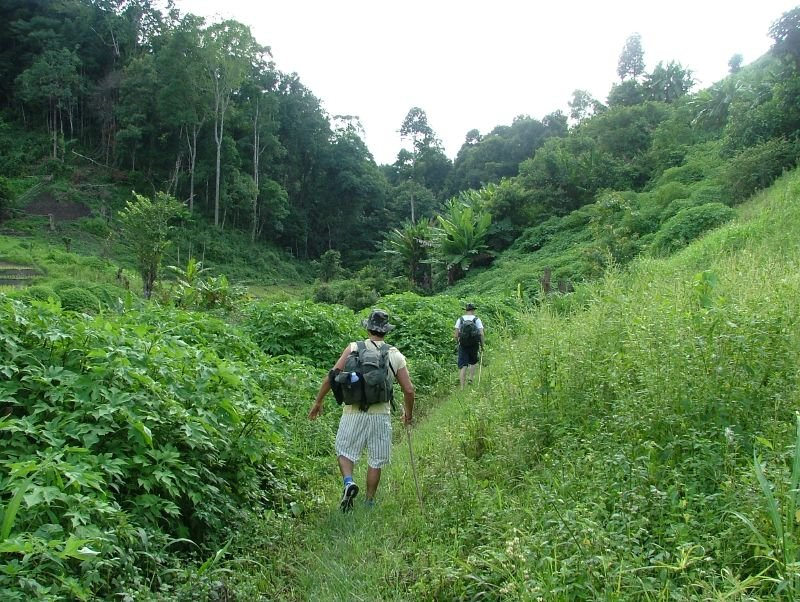
#> input picture template matching image/1/original.jpg, 800 x 602 px, given in place of forest_10000_mask.jpg, which was not available
$ jupyter execute scene_completion.ipynb
#> lines starting #> are read from the running program, lines starting #| are printed output that depends on the picture; after the words box and inside, x2 and y2 are one past the last pixel; in counts of white or black regions, pixels touching at a corner belong together; pictures that were not available may be replaced by others from this repository, and a replacement may not be noted
[cell 1]
import numpy as np
from scipy.sparse import linalg as linalg
from scipy.sparse import lil_matrix as lil_matrix
import cv2
from matplotlib import pyplot as plt
import math

# code for different areas in pictire
MASK = 0
BOUNDRY = 1
OUTSIDE = 2

# [67 lines left out: functions in_mask, get_nearby_locations, in_boundry, point_location, Laplacian, not called in this run]


def mask_location(mask):
    '''
    Get all location that in the mask region
    '''
    x, y = np.nonzero(mask)
    return list(zip(x, y))


def get_templete_coordinate(mask, coef = 1.2):
    '''
    Function to get the template coordinate according to the mask

    Para
    mask: A normalized mask image

    coef: To determain the size of templete

    Return
    The four coordinaates
    '''
    mask_height, mask_width = mask.shape

    x, y = np.nonzero(mask)
    x_min = np.min(x)
    x_max = np.max(x)
    y_min = np.min(y)
    y_max = np.max(y)

    x_mid = (x_max + x_min) / 2
    y_mid = (y_max + y_min) / 2

    # Get d = max - min
    # coef * d to determain the size of templete
    w = x_max - x_min
    h = y_max - y_min
    w = coef * w
    h = coef * h

    x_min = np.max([x_mid - w/2, 0])
    x_max = np.min([x_mid + w/2, mask_width])
    y_min = np.max([y_mid - h/2, 0])
    y_max = np.min([y_mid + h/2, mask_height])

    return int(x_min), int(x_max), int(y_min), int(y_max)


# Create the A sparse matrix
def poisson_sparse_matrix(points):
    '''
    Create a sparse A matrix
    '''
    # N = number of points in mask
    N = len(points)
    A = lil_matrix((N,N))

    for i,index in enumerate(points):
        A[i,i] = 4

        for x in get_nearby_locations(index):
            if x not in points:
                continue
            j = points.index(x)
            A[i,j] = -1

    return A


def process(source, target, mask):
    locations = mask_location(mask)
    N = len(locations)
    # Create poisson A matrix. Contains mostly 0's, some 4's and -1's
    A = poisson_sparse_matrix(locations)

    # Create B matrix
    b = np.zeros(N)
    for i,location in enumerate(locations):
        # bi is the div of each point in mask
        b[i] = Laplacian(source, location)

        # if mask point is on the boundry
        # add the constrain of target image
        if point_location(location, mask) == BOUNDRY:
            for pt in get_nearby_locations(location):
                if in_mask(pt,mask) == False:
                    b[i] += target[pt]

    x = linalg.cg(A, b)
    # Copy target photo, make sure as int
    composite = np.copy(target).astype(int)
    # Place new intensity on target at given index
    for i,location in enumerate(locations):
        composite[location] = x[0][i]
    return composite


def normalize_mask(mask_img):
    # Normalize mask to range [0,1]
    mask = mask_img.astype(np.float64) / 255.
    # Make mask binary
    mask[mask != 1] = 0
    mask[mask != 0] = 1

    # Trim to one channel
    mask = mask[:,:,0]

    return mask


def poission_blending(source_img, target_img, mask):
    num_channels = source_img.shape[-1]

    temp = []
    for i in range(num_channels):
        result = process(source_img[:,:,i], target_img[:,:,i], mask)
        temp.append(result)
        print(f"Finish channel {i}")
    # Merge the channels back into one image
    result = cv2.merge((temp[0], temp[1], temp[2]))

    # Write result
    return result


def template_matching(original_img, matching_img, mask, show_matching_part = False):
    '''
    Function to perform template matching

    Args:

    original_img: The RGB original image with mask

    matching_img: The RGB matching image

    mask: 2_D Normal mask for orginal image. The unwanted region is labelled as 1

    show_matching_part: True will show the best matching patch (rectangle) in the matching image

    Return

    best_matching: The area in the matching_img such that best matches the template

    template_in_original: template region in the original image

    template_mask: Because the orginal image has mask. we do not want the mask region
                   in the template affect the similar score

    '''

    x_min, x_max, y_min, y_max = get_templete_coordinate(mask, coef=1.5)

    # read the matching image
    matching_img_gray = cv2.cvtColor(matching_img, cv2.COLOR_RGB2GRAY)

    # read the orginal image with mask
    original_img_gray = cv2.cvtColor(original_img, cv2.COLOR_RGB2GRAY)

    # Get the template
    template = original_img_gray[x_min:x_max, y_min:y_max]

    # Get the mask for template
    template_mask = (mask == 0).astype(np.uint8)
    template_mask = template_mask[x_min:x_max, y_min:y_max]

    # Do the template matching
    res = cv2.matchTemplate(matching_img_gray, template, cv2.TM_SQDIFF, mask = template_mask)

    (h, w) = template.shape

    # show the similarity
    print(np.min(res))

    # if want to see the matching patch in the matching image
    # show the rectangle patch in the matching image
    loc = np.where(res == np.min(res))
    for pt in zip(*loc[::-1]):
        if show_matching_part == True:
            cv2.rectangle(matching_img, pt, (pt[0] + w, pt[1] + h), (0, 255, 255), 2)
            plt.imshow(matching_img)

    best_matching = matching_img[pt[1]:pt[1] + h,pt[0]:pt[0] + w]
    template_in_original = original_img[x_min:x_max, y_min:y_max]

    return best_matching, template_in_original, template_mask

# [6 lines left out: function three_dimention_mask, not called in this run]

def enlarge_mask(mask):
    larger_mask = np.zeros_like(mask)
    x, y = np.nonzero(mask)
    x_min = math.floor(np.min(x)) - 1
    x_max = math.ceil(np.max(x)) + 2
    y_min = math.floor(np.min(y)) - 1
    y_max = math.ceil(np.max(y)) + 2
    larger_mask[x_min:x_max, y_min:y_max] = 1
    # print(x_min, x_max, y_min, y_max)


    return larger_mask

def impaint(original_img, mask, blending_img):
    x_min, x_max, y_min, y_max = get_templete_coordinate(mask, coef=1.5)
    original_img[x_min:x_max, y_min:y_max] = blending_img
    return original_img

[cell 2]
# First do template matching
mask = cv2.imread("scene completion image/2/forest_10000_mask.jpg")
#> mask is the input picture: shape (602, 800, 3); mean B, G, R 89.5, 130.4, 99.1
mask = normalize_mask(mask)
#> in normalize_mask, `mask = mask[:,:,0]`:
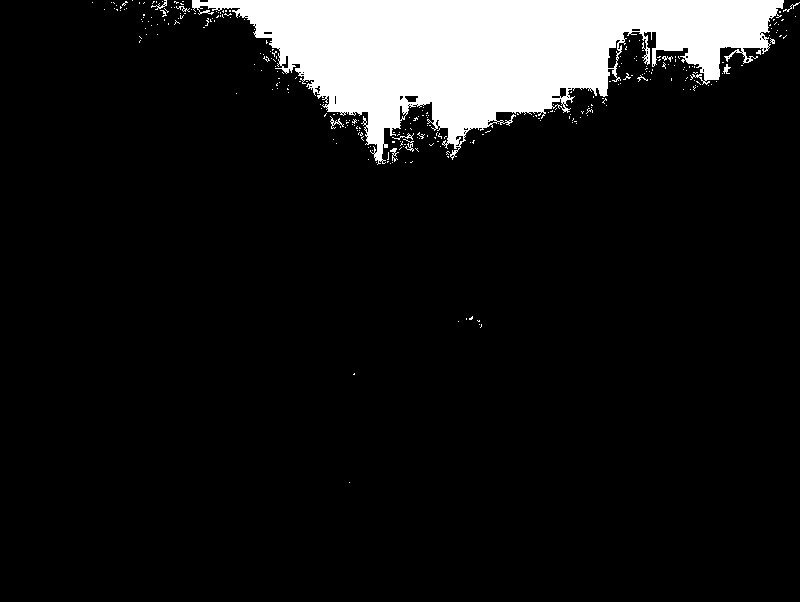
#> mask: shape (602, 800) float64; values 0 (black) and 1 (white), 10% white; 290 white regions (279 under 20 px), largest, box (x1, y1, x2, y2) and area: (192, 0, 784, 165) 47000, (330, 116, 344, 129) 51, (390, 148, 399, 162) 48

matching_img = cv2.imread("scene completion image/2/matching.jpg")
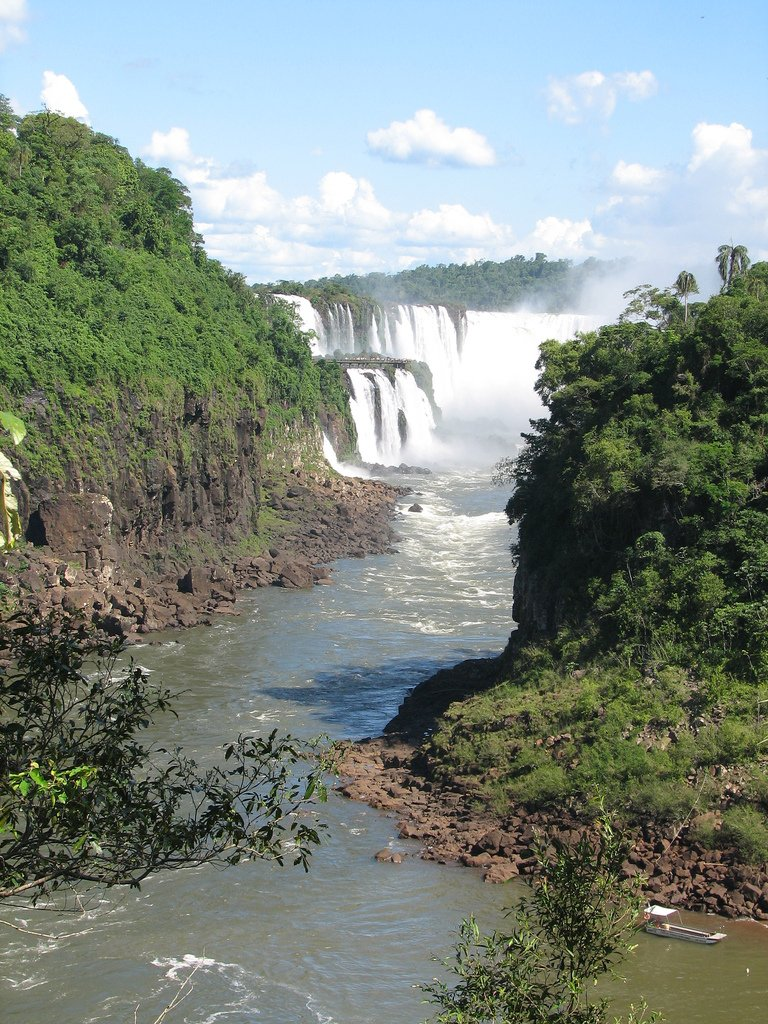
#> input picture template matching image/1/matching.jpg, 768 x 1024 px, found by its file name
#> matching_img is the input picture: shape (1024, 768, 3); mean B, G, R 129.1, 136.9, 126.4
matching_img = cv2.cvtColor(matching_img, cv2.COLOR_BGR2RGB)

original_img = cv2.imread("scene completion image/2/forest_10000.jpg")
original_img = cv2.cvtColor(original_img, cv2.COLOR_BGR2RGB)

best_matching, template_in_original, template_mask = template_matching(original_img, matching_img, mask)
#> in get_templete_coordinate, `x_min = np.min(x)`: x_min = 0
#> in get_templete_coordinate, `x_max = np.max(x)`: x_max = 482
#> in get_templete_coordinate, `y_min = np.min(y)`: y_min = 92
#> in get_templete_coordinate, `y_max = np.max(y)`: y_max = 799
#> in get_templete_coordinate, `x_mid = (x_max + x_min) / 2`: x_mid = 241
#> in get_templete_coordinate, `y_mid = (y_max + y_min) / 2`: y_mid = 445.5
#> in get_templete_coordinate, `w = x_max - x_min`: w = 482
#> in get_templete_coordinate, `h = y_max - y_min`: h = 707
#> in get_templete_coordinate, `w = coef * w`: w = 723
#> in get_templete_coordinate, `h = coef * h`: h = 1060.5
#> in get_templete_coordinate, `x_max = np.min([x_mid + w/2, mask_width])`: x_max = 602.5
#> in get_templete_coordinate, `y_min = np.max([y_mid - h/2, 0])`: y_min = 0
#> in get_templete_coordinate, `y_max = np.min([y_mid + h/2, mask_height])`: y_max = 602
#> in template_matching, `x_min, x_max, y_min, y_max = get_templete_coordinate(mask, coef=1.5)`: x_min = 0; x_max = 602; y_min = 0; y_max = 602
#> in template_matching, `matching_img_gray = cv2.cvtColor(matching_img, cv2.COLOR_RGB2GRAY)`:
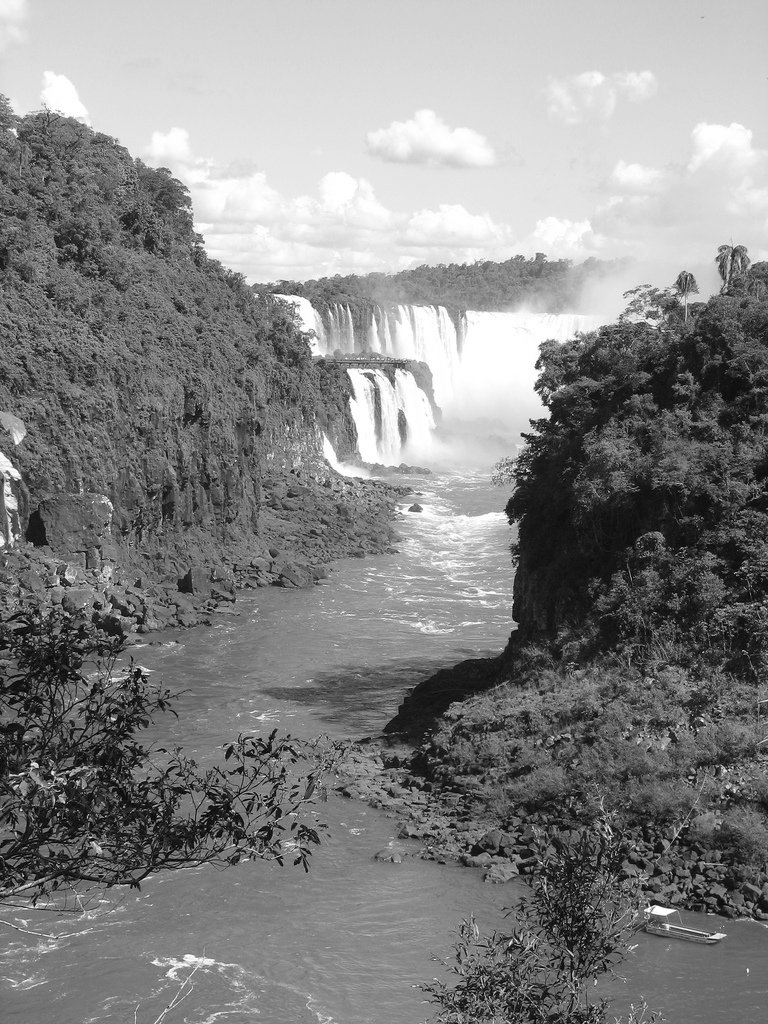
#> matching_img_gray: shape (1024, 768); min 0, max 255, mean 132.9
#> in template_matching, `template = original_img_gray[x_min:x_max, y_min:y_max]`:
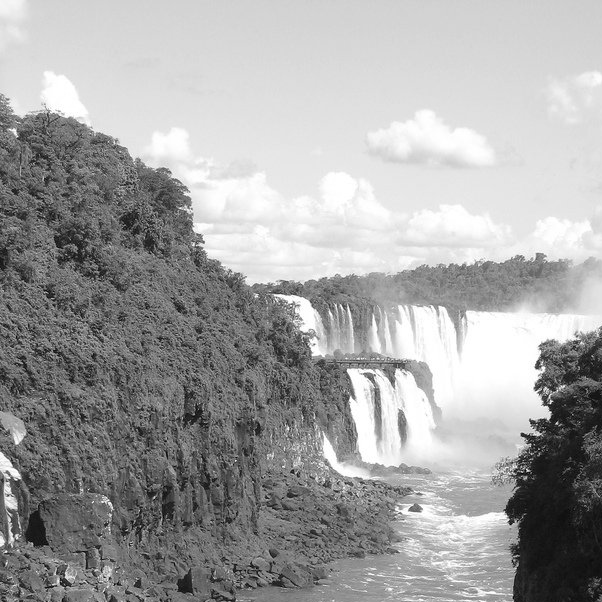
#> template: shape (602, 602); min 1, max 255, mean 163.5
#> in template_matching, `template_mask = template_mask[x_min:x_max, y_min:y_max]`:
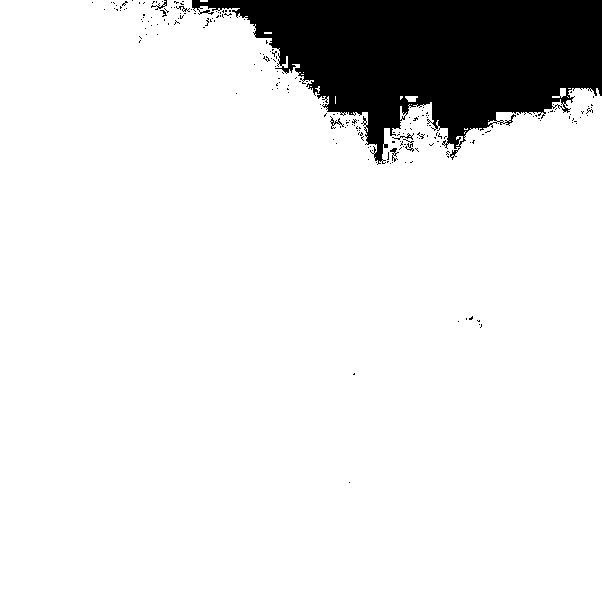
#> template_mask: shape (602, 602); values 0 (black) and 1 (white), 89.4% white; 212 black regions (205 under 20 px), largest, box (x1, y1, x2, y2) and area: (192, 0, 602, 165) 37661, (330, 116, 344, 129) 51, (390, 148, 399, 162) 48
#> in template_matching, `res = cv2.matchTemplate(matching_img_gray, template, cv2.TM_SQDIFF, ma..`:
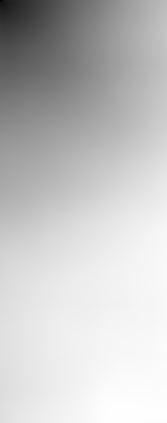
#> res: shape (423, 167) float32; min 297, max 3.47e+09, mean 2.69e+09; drawn with min black and max white
#| 297.0
#> in template_matching, `loc = np.where(res == np.min(res))`: loc = ([0], [0])
#> the loop in template_matching, `for pt in zip(*loc[::-1]):` made 1 pass
#> pt on pass 1: (0, 0)
#> in template_matching, `best_matching = matching_img[pt[1]:pt[1] + h,pt[0]:pt[0] + w]`:
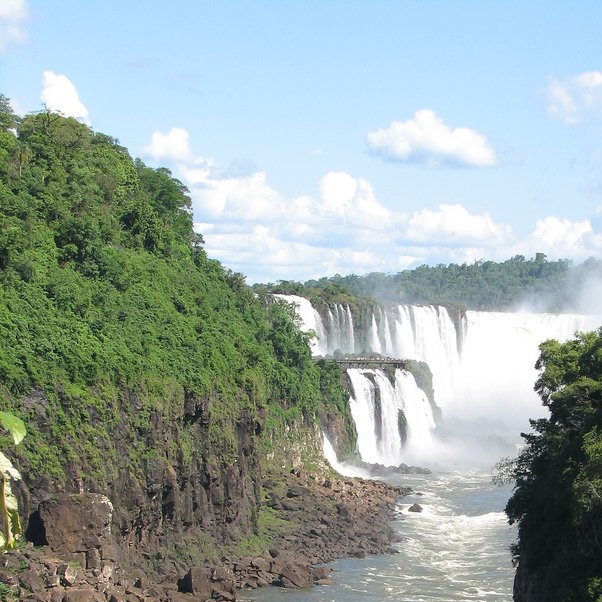
#> best_matching: shape (602, 602, 3); mean R, G, B 153.6, 168.4, 164.7

[cell 3]
# 对上面的图片进行可视化
mask_ = template_mask == 0
plt.subplot(2,2,1)
plt.imshow(best_matching)
plt.subplot(2,2,2)
plt.imshow(template_in_original)
plt.subplot(2,2,3)
plt.imshow(mask_,"gray")


# 因为原图片在mask部位是黑色的，但是我们的mask
# 因为一些computational error不是正正好好每一个都和原图片上的mask对应
l_mask = enlarge_mask(mask_)
#> in enlarge_mask, `x_min = math.floor(np.min(x)) - 1`: x_min = -1
#> in enlarge_mask, `x_max = math.ceil(np.max(x)) + 2`: x_max = 484
#> in enlarge_mask, `y_min = math.floor(np.min(y)) - 1`: y_min = 91
#> in enlarge_mask, `y_max = math.ceil(np.max(y)) + 2`: y_max = 603
#> l_mask: shape (602, 602) bool; every value is 0
plt.subplot(2,2,4)
plt.imshow(l_mask,"gray")

[cell 4]
# 因为原图片在mask部位是黑色的，但是我们的mask
# 因为一些computational error不是正正好好每一个都和原图片上的mask对应
l_mask = enlarge_mask(mask_)
r = poission_blending(best_matching, template_in_original, l_mask)
#> the loop in poission_blending, `for i in range(num_channels):` made 3 passes
#> pass 1, in process, `composite = np.copy(target).astype(int)`:
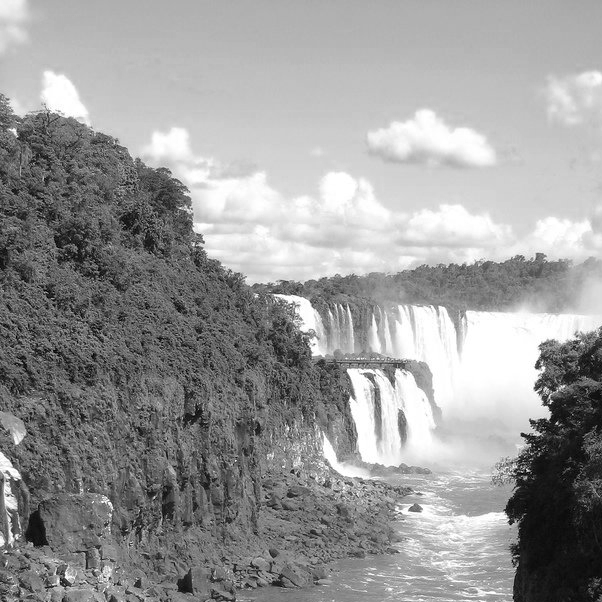
#> composite: shape (602, 602) int64; min 0, max 255, mean 153.6
#> pass 3, in process (call 3), `composite = np.copy(target).astype(int)`:
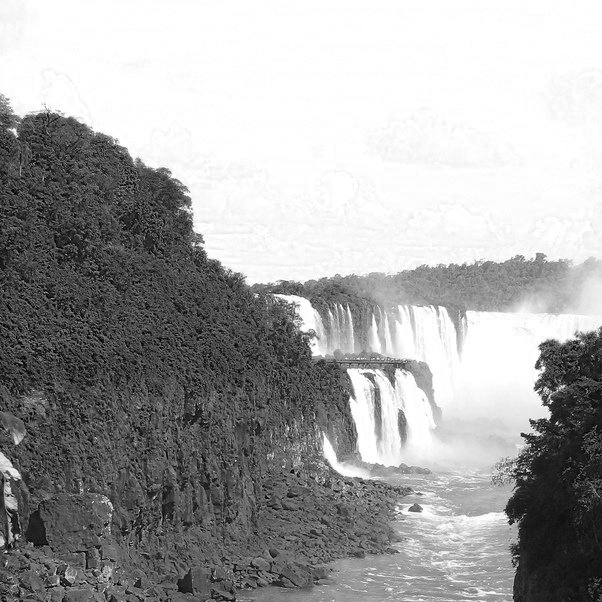
#> composite: shape (602, 602) int64; min 0, max 255, mean 164.7
#> after the loop in poission_blending, `for i in range(num_channels):`: temp = 3 items
#> in poission_blending, `result = cv2.merge((temp[0], temp[1], temp[2]))`:
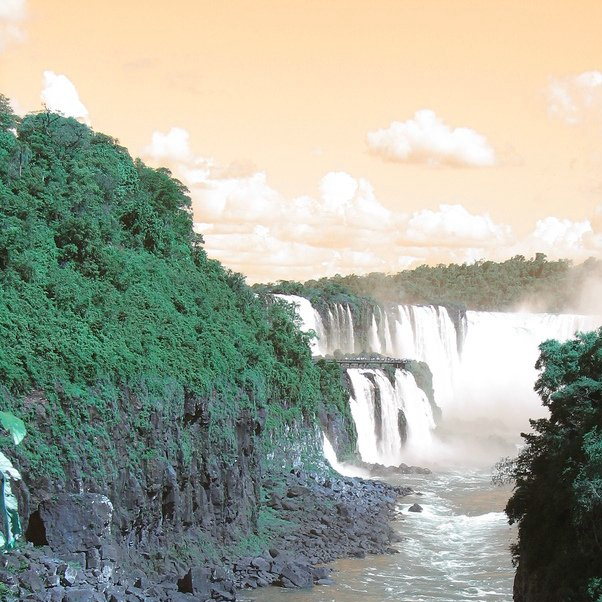
#> result: shape (602, 602, 3) int32; mean of channels 0, 1, 2 153.6, 168.4, 164.7; drawn as B, G, R
plt.imshow(r)

[cell 5]
impaint_img = impaint(original_img, mask, r)
#> in impaint, `x_min, x_max, y_min, y_max = get_templete_coordinate(mask, coef=1.5)`: x_min = 0; x_max = 602; y_min = 0; y_max = 602
